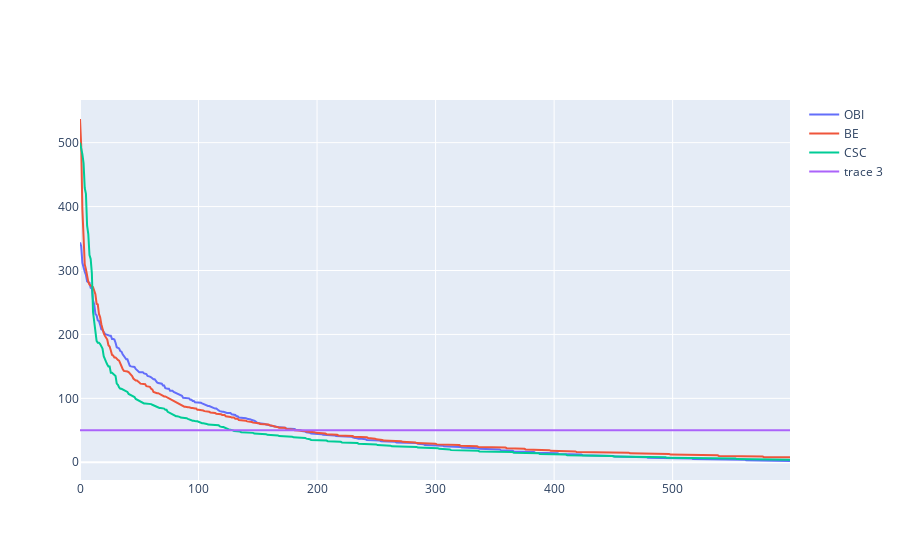

The code cell stored with this chart in its notebook:
### Code cell
fig = go.Figure()
names_mapping = {"jia": "OBI", "jin": "BE", "chu": "CSC"}
for ws, count in ws_count.items():
    if len(count) < len(x):
        y = np.pad(count, (0, len(x) - len(count)), "constant", constant_values=(0, 0))
    elif len(count) > len(x):
        y = count[:len(x)]
    else:
        y = count
    fig.add_trace(go.Scatter(x=x, y=y,
                    mode='lines',
                    name=names_mapping[ws]))
fig.add_trace(go.Scatter(x=x, y=[50 for _ in range(len(x))], mode="lines"))
fig.show()

### Figure 1 — Plotly figure (JSON) as saved in the notebook; plotly's stock layout.template omitted (floating-point values rounded to 4 significant figures; data arrays with more than 128 entries replaced by an {"elided": "..."} marker saying what was removed)
{"data": [{"mode": "lines", "name": "OBI", "type": "scatter", "x": {"elided": "600 int values"}, "y": {"elided": "600 int values"}}, {"mode": "lines", "name": "BE", "type": "scatter", "x": {"elided": "600 int values"}, "y": {"elided": "600 int values"}}, {"mode": "lines", "name": "CSC", "type": "scatter", "x": {"elided": "600 int values"}, "y": {"elided": "600 int values"}}, {"fillcolor": "black", "mode": "lines", "type": "scatter", "x": {"elided": "600 int values"}, "y": {"elided": "600 int values"}}], "layout": {}}
